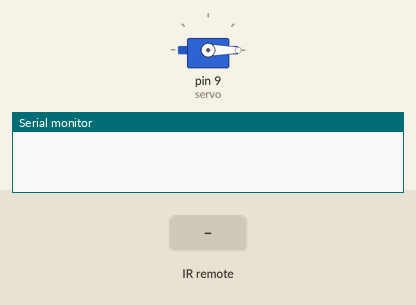
A sketch run on a simulated Arduino Uno, built with avr-gcc and run on an emulated ATmega328P. Shown: servo, the last lines printed to the serial monitor. The test bench sets the inputs (shaded band).

Above: at 1.2 s.
1.3 s: infrared code 0x18 received
At 2.06 s:
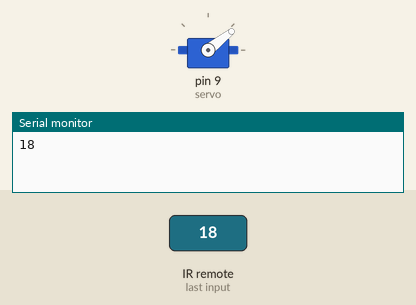
At 2.66 s:
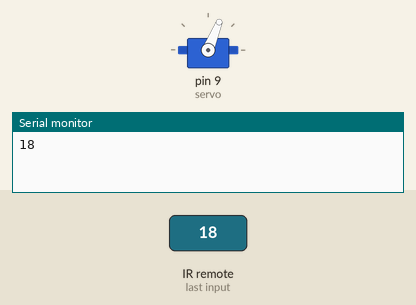
4.3 s: infrared code 0x4A received
At 4.48 s:
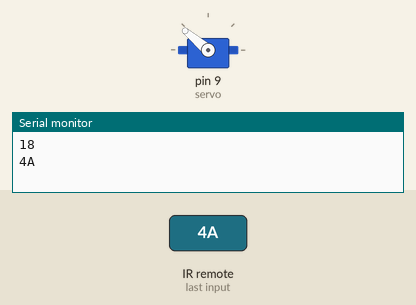
Timing chart, 0 to 8.8 s (numbered marks = the images above; inputs shaded):
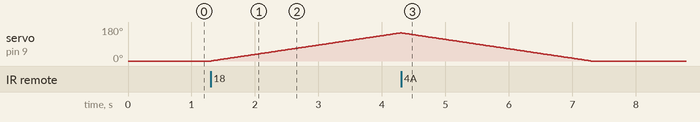

The sketch:

Lesson_16_2_sample.ino
```cpp
#include <IRremote.hpp>
#include <Servo.h>

#define plus   0x18   //時計回りのボタン（▲）
#define minus  0x4A   //反時計回りのボタン（▼）

int RECV_PIN = 3;       //赤外線受信機のピン
Servo servo;
int val;                //回転角度
bool cwRotation, ccwRotation;  //回転の状態

void setup()
{
  Serial.begin(9600);
  IrReceiver.begin(RECV_PIN, ENABLE_LED_FEEDBACK); // 受信機を起動する
  servo.attach(9);     //サーボピン
}

void loop()
{
  if (IrReceiver.decode()) {
    Serial.println(IrReceiver.decodedIRData.command, HEX);

    if (IrReceiver.decodedIRData.command == plus)
    {
      cwRotation = !cwRotation;      //回転角度の値を切り替えます
      ccwRotation = false;         //これ以上回転しません
    }

    if (IrReceiver.decodedIRData.command == minus)
    {
      ccwRotation = !ccwRotation;
      cwRotation = false;            //回転角度の値を切り替えます
    }
    IrReceiver.resume(); // Receive the next value
  }
  if (cwRotation && (val != 175))  {
    val++;                         //連動ボタン用
  }
  if (ccwRotation && (val != 0))  {
    val--;                         //カウンター連動ボタン用
  }
  servo.write(val);
  delay(20);          //回転速度
}
```

Measured:
- after the input at 1.3 s, servo on pin 9 (servo): moves from 0° to 149° over 3.0 s, starting at once
